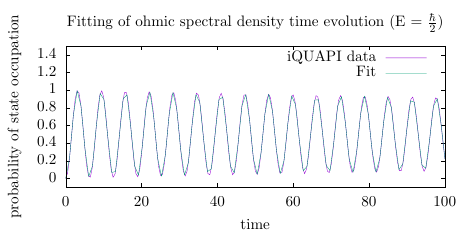

This chart was generated by the following gnuplot code:
set terminal epslatex color standalone size 12cm,6cm
set output "doublediQUAPI.tex"

set xrange [0:100]
set yrange [-0.1:1.5]
set ylabel 'probability of state occupation'
set xlabel 'time'
set title 'Fitting of ohmic spectral density time evolution (E = $\frac{\hbar}{ 2}$)'

f(x) = 0.5 - 0.5*(cos(w*x))*exp(-a*x)

w = 1
a = 0.002

fit f(x) "read_J_PT_iQUAPI_ohmic.out" using 1:2 via w, a

plot "read_J_PT_iQUAPI_ohmic.out" using 1:2 t 'iQUAPI data' with lines ,\
f(x) t 'Fit'
